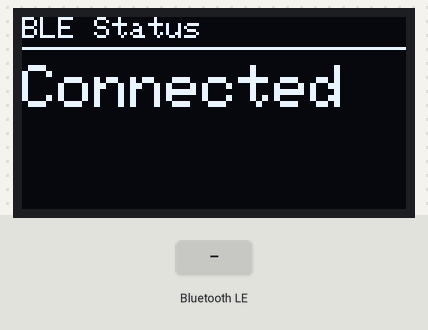
Simulated run of this program. Board: ESP32. On the bench: 128×64 one-colour display. Inputs (shaded band) come from the test bench. Nothing arrives over Bluetooth unless stated; a phone connects over Bluetooth LE 3 s after start; what the program prints to the serial monitor is not drawn.

Above: at 3.6 s.
3.7 s: Bluetooth LE write "1" received
At 4.5 s:
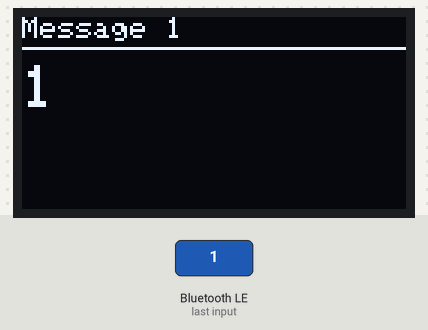
5.2 s: Bluetooth LE write "0" received
At 5.7 s:
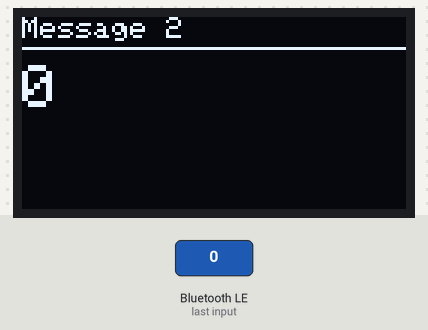
6.7 s: Bluetooth LE write "2" received
At 8.0 s:
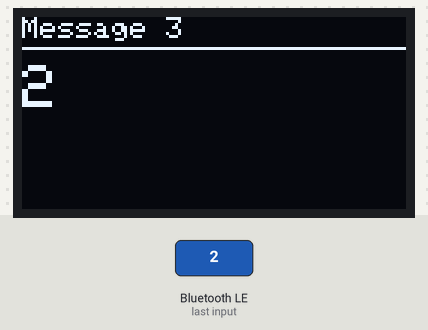
Timing chart, 0 to 9.7 s (numbered marks = the images above; inputs shaded):
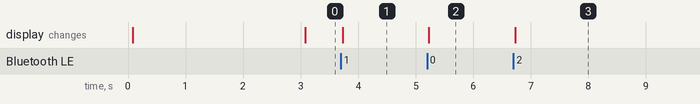

The program:

main.cpp
```cpp
#include <Arduino.h>
#include <SPI.h>
#include <Adafruit_GFX.h>
#include <Adafruit_SSD1306.h>
#include <BLE_UART.h>

#define SCREEN_WIDTH 128
#define SCREEN_HEIGHT 64

#define OLED_DC    16
#define OLED_RESET 17
#define OLED_CS    5
Adafruit_SSD1306 display(SCREEN_WIDTH, SCREEN_HEIGHT, &SPI, OLED_DC, OLED_RESET, OLED_CS);
bool wasConnected = false;
int messageCount = 0;
// Libraries
// Global variables
// Functions

void showOnOLED(String title, String message){
  display.clearDisplay();
  display.setTextColor(SSD1306_WHITE);

  display.setTextSize(1);
  display.setCursor(0, 0);
  display.println(title);
  display.drawLine(0, 10, 127, 10, SSD1306_WHITE);

  display.setTextSize(2);
  display.setCursor(0, 16);
  display.println(message);

  display.display();
}


void setup(){
  //Initialize
  Serial.begin(115200);
  Serial.println("Program Started");

  //OLED code
  display.begin(SSD1306_SWITCHCAPVCC);
  Serial.println("OLED Started");
  showOnOLED("Lab8: BLE", "Internet of Things");

  //BLE code
  bleBegin("ESP32_Ariel");
  Serial.println("BLE Started");
  showOnOLED("BLE Ready", "Waiting");

// OLED code
  // BLE code
}

void loop(){
  //Connection Status
  if (bleIsConnected() == true && wasConnected == false){
  wasConnected = true;
  Serial.println("Phone Connected");
  showOnOLED("BLE Status", "Connected");
}
if (bleIsConnected() == false && wasConnected == true){
  wasConnected = false;
  Serial.println("Phone Disconnected");
  showOnOLED("BLE Status", "Disconnected");
}

  //Send Messages
  if (bleMessageAvailable() == true){
  String message = bleReadMessage();

  messageCount = messageCount + 1;

  Serial.print("Received: ");
  Serial.println(message);

  String title = "Message " + String(messageCount);
  showOnOLED(title, message);

  bleSend("Shown on OLED");

}
}
```

BLE_UART.h
```cpp
// =====================================================================
//  BLE_UART.h  -  Lab 8 helper file (provided by your instructor)
//
//  Place this file in the "include" folder of your PlatformIO project.
//  You do NOT need to read or change anything in this file.
//
//  It turns the ESP32 into a Bluetooth Low Energy (BLE) device that
//  uses the Nordic UART Service, so phone apps such as
//  Bluefruit Connect (iPhone and Android) can send it text.
//
//  Functions you can use in main.cpp:
//
//    bleBegin("ESP32_Name");   Start BLE and let phones find the ESP32
//    bleIsConnected()          true if a phone is connected
//    bleMessageAvailable()     true if a new message has arrived
//    bleReadMessage()          returns the new message as a String
//    bleSend("text")           sends text back to the phone
// =====================================================================

#pragma once

#include <Arduino.h>
#include <BLEDevice.h>
#include <BLEServer.h>
#include <BLEUtils.h>
#include <BLE2902.h>

// Nordic UART Service UUIDs
#define UART_SERVICE_UUID  "6E400001-B5A3-F393-E0A9-E50E24DCCA9E"
#define UART_RX_UUID       "6E400002-B5A3-F393-E0A9-E50E24DCCA9E"  // Phone -> ESP32
#define UART_TX_UUID       "6E400003-B5A3-F393-E0A9-E50E24DCCA9E"  // ESP32 -> Phone

static BLEServer*         bleServer       = NULL;
static BLECharacteristic* bleTxChar       = NULL;
static bool               bleWasConnected = false;
static volatile bool      bleNewMessage   = false;
static String             bleLastMessage  = "";

// Runs automatically when the phone writes a message
class BleRxEvents : public BLECharacteristicCallbacks
{
  void onWrite(BLECharacteristic* characteristic)
  {
    bleLastMessage = characteristic->getValue().c_str();
    bleLastMessage.trim();        // remove spaces and line endings
    bleNewMessage = true;
  }
};

// Start BLE with a device name and begin advertising
void bleBegin(String deviceName)
{
  BLEDevice::init(deviceName.c_str());

  bleServer = BLEDevice::createServer();

  BLEService* service = bleServer->createService(UART_SERVICE_UUID);

  bleTxChar = service->createCharacteristic(
      UART_TX_UUID, BLECharacteristic::PROPERTY_NOTIFY);
  bleTxChar->addDescriptor(new BLE2902());

  BLECharacteristic* rxChar = service->createCharacteristic(
      UART_RX_UUID,
      BLECharacteristic::PROPERTY_WRITE | BLECharacteristic::PROPERTY_WRITE_NR);
  rxChar->setCallbacks(new BleRxEvents());

  service->start();

  bleServer->getAdvertising()->addServiceUUID(UART_SERVICE_UUID);
  bleServer->getAdvertising()->start();
}

// true if a phone is connected
// The connection is read directly from the BLE server, so a disconnect
// is never missed. When the phone disconnects, advertising is restarted
// here (after a short pause) so the phone can find and reconnect to the
// ESP32. Restarting advertising inside the disconnect event itself can
// fail on some phones, leaving the ESP32 stuck.
bool bleIsConnected()
{
  if (bleServer == NULL)
  {
    return false;
  }

  bool connectedNow = bleServer->getConnectedCount() > 0;

  if (connectedNow == false && bleWasConnected == true)
  {
    delay(500);                     // give the BLE stack time to finish
    bleServer->startAdvertising();  // let a phone find the ESP32 again
  }

  bleWasConnected = connectedNow;
  return connectedNow;
}

// true if a new message has arrived from the phone
bool bleMessageAvailable()
{
  return bleNewMessage;
}

// Returns the newest message (and marks it as read)
String bleReadMessage()
{
  bleNewMessage = false;
  return bleLastMessage;
}

// Sends text to the phone (keep it under 20 characters)
void bleSend(String text)
{
  if (bleServer != NULL && bleServer->getConnectedCount() > 0 && bleTxChar != NULL)
  {
    bleTxChar->setValue(text.c_str());
    bleTxChar->notify();
  }
}
```

Measured:
- after the input at 3.7 s, the display: changes at once (image 1)
- after the input at 5.2 s, the display: changes at once (image 2)
- after the input at 6.7 s, the display: changes at once (image 3)
